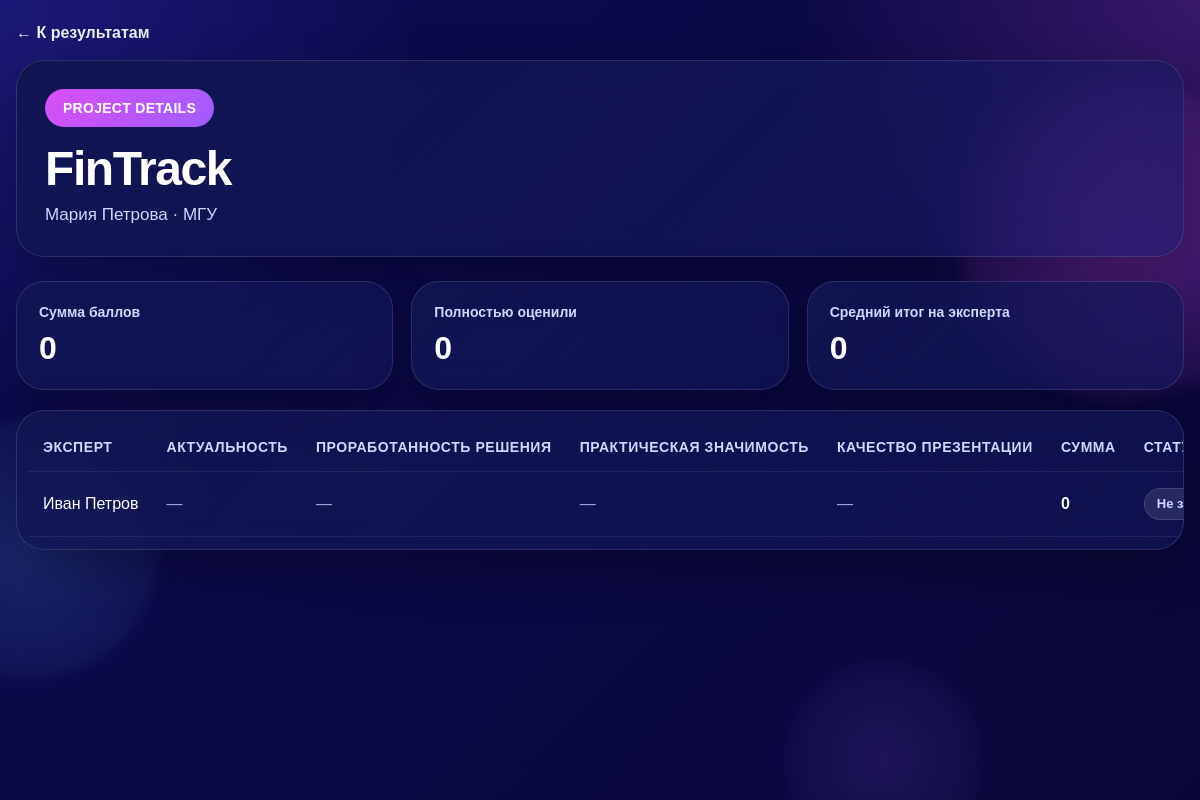
Screenshot of /admin/projects/2 (signed in) with the database file from the repository.
### app/models/project.py (models this page shows)
class Project(Base):
    __tablename__ = "projects"
    id: Mapped[int] = mapped_column(primary_key=True, index=True)
    title: Mapped[str] = mapped_column(String(255), nullable=False)
    author_full_name: Mapped[str] = mapped_column(String(255), nullable=False)
    organization: Mapped[str] = mapped_column(String(255), nullable=False)
    description: Mapped[str | None] = mapped_column(Text, nullable=True)
    additional_info: Mapped[str | None] = mapped_column(Text, nullable=True)
    card_image: Mapped[str | None] = mapped_column(String(255), nullable=True)
    author_image: Mapped[str | None] = mapped_column(String(255), nullable=True)
    sort_order: Mapped[int] = mapped_column(Integer, default=0, nullable=False)
    is_active: Mapped[bool] = mapped_column(Boolean, default=True, nullable=False)
    scores = relationship("Score", back_populates="project", cascade="all, delete-orphan")

### app/models/criterion.py (models this page shows)
class Criterion(Base):
    __tablename__ = "criteria"
    id: Mapped[int] = mapped_column(primary_key=True, index=True)
    name: Mapped[str] = mapped_column(String(255), nullable=False)
    description: Mapped[str | None] = mapped_column(Text, nullable=True)
    max_score: Mapped[int] = mapped_column(Integer, default=10, nullable=False)
    sort_order: Mapped[int] = mapped_column(Integer, default=0, nullable=False)
    is_active: Mapped[bool] = mapped_column(Boolean, default=True, nullable=False)
    scores = relationship("Score", back_populates="criterion", cascade="all, delete-orphan")

### app/models/expert.py (models this page shows)
class Expert(Base):
    __tablename__ = "experts"
    id: Mapped[int] = mapped_column(primary_key=True, index=True)
    full_name: Mapped[str] = mapped_column(String(255), nullable=False)
    login: Mapped[str] = mapped_column(String(100), unique=True, nullable=False, index=True)
    password_hash: Mapped[str] = mapped_column(String(255), nullable=False)
    is_admin: Mapped[bool] = mapped_column(Boolean, default=False, nullable=False)
    is_active: Mapped[bool] = mapped_column(Boolean, default=True, nullable=False)
    scores = relationship("Score", back_populates="expert", cascade="all, delete-orphan")

### app/routers/admin.py (the view)
@router.get("/admin/projects/{project_id}", response_class=HTMLResponse)
def admin_project_detail(
    project_id: int,
    request: Request,
    db: Session = Depends(get_db),
):
    user = require_admin(request, db)
    if not isinstance(user, Expert):
        return user
    project = (
        db.query(Project)
        .filter(Project.id == project_id, Project.is_active == True)
        .first()
    )
    if not project:
        raise HTTPException(status_code=404, detail="Проект не найден")
    criteria = (
        db.query(Criterion)
        .filter(Criterion.is_active == True)
        .order_by(Criterion.sort_order.asc(), Criterion.id.asc())
        .all()
    )
    experts = (
        db.query(Expert)
        .filter(Expert.is_admin == False, Expert.is_active == True)
        .order_by(Expert.full_name.asc())
        .all()
    )
    scores = (
        db.query(Score)
        .filter(Score.project_id == project.id)
        .all()
    )
    score_map = {}
    expert_totals = defaultdict(int)
    expert_filled_count = defaultdict(int)
    for score in scores:
        score_map[(score.expert_id, score.criterion_id)] = score.value
        expert_totals[score.expert_id] += score.value
        expert_filled_count[score.expert_id] += 1
    expert_rows = []
    criteria_count = len(criteria)
    for expert in experts:
        row_scores = []
        for criterion in criteria:
            row_scores.append(
                {
                    "criterion_id": criterion.id,
                    "value": score_map.get((expert.id, criterion.id)),
                }
            )
        is_complete = expert_filled_count[expert.id] == criteria_count and criteria_count > 0
        expert_rows.append(
            {
                "expert": expert,
                "scores": row_scores,
                "total_score": expert_totals[expert.id],
                "is_complete": is_complete,
            }
        )
    project_total = sum(expert_totals.values())
    completed_experts_count = sum(1 for row in expert_rows if row["is_complete"])
    average_total_per_expert = round(project_total / completed_experts_count, 2) if completed_experts_count else 0
    return templates.TemplateResponse(
        "admin/project_detail.html",
        {
            "request": request,
            "user": user,
            "project": project,
            "criteria": criteria,
            "expert_rows": expert_rows,
            "project_total": project_total,
            "completed_experts_count": completed_experts_count,
            "average_total_per_expert": average_total_per_expert,
        },
    )

### app/templates/admin/project_detail.html (shortened to what this page needs)
{% extends "base.html" %}
{% block content %}
<div class="screen">
    <div class="detail-topbar">
        <a href="/admin" class="nav-link">← К результатам</a>
    </div>
    <section class="hero-panel">
        <div class="hero-left">
            <div class="forum-mark">PROJECT DETAILS</div>
            <h1 class="hero-title">{{ project.title }}</h1>
            <p class="hero-subtitle">{{ project.author_full_name }} · {{ project.organization }}</p>
        </div>
    </section>
    <section class="admin-stats-grid">
        <div class="glass-panel admin-stat-card">
            <div class="admin-stat-label">Сумма баллов</div>
            <div class="admin-stat-value">{{ project_total }}</div>
        </div>
        <div class="glass-panel admin-stat-card">
            <div class="admin-stat-label">Полностью оценили</div>
            <div class="admin-stat-value">{{ completed_experts_count }}</div>
        </div>
        <div class="glass-panel admin-stat-card">
            <div class="admin-stat-label">Средний итог на эксперта</div>
            <div class="admin-stat-value">{{ average_total_per_expert }}</div>
        </div>
    </section>
    <div class="glass-panel admin-table-wrap">
        <table class="admin-table admin-detail-table">
            <thead>
                <tr>
                    <th>Эксперт</th>
                    {% for criterion in criteria %}
                        <th>{{ criterion.name }}</th>
                    {% endfor %}
                    <th>Сумма</th>
                    <th>Статус</th>
                </tr>
            </thead>
            <tbody>
                {% for row in expert_rows %}
                    <tr>
                        <td>{{ row.expert.full_name }}</td>
                        {% for score in row.scores %}
                            <td>
                                {% if score.value is not none %}
                                    {{ score.value }}
                                {% else %}
                                    <span class="score-empty">—</span>
                                {% endif %}
                            </td>
                        {% endfor %}
                        <td><strong>{{ row.total_score }}</strong></td>
                        <td>
                            {% if row.is_complete %}
                                <span class="admin-status admin-status-complete">Оценил</span>
                            {% else %}
                                <span class="admin-status admin-status-pending">Не завершил</span>
                            {% endif %}
                        </td>
                    </tr>
                {% else %}
                    <tr>
                        <td colspan="{{ criteria|length + 3 }}" class="admin-empty">
                            Пока нет оценок по этому проекту
                        </td>
                    </tr>
                {% endfor %}
            </tbody>
        </table>
    </div>
</div>
{% endblock %}

### app/static/css/styles.css (style rules this page uses)
:root { --bg-main: #0d0b52; --bg-deep: #090738; --panel: rgba(18, 22, 84, 0.62); --panel-strong: rgba(16, 20, 72, 0.82); --border: rgba(255, 255, 255, 0.12); --text-main: #ffffff; --text-soft: #cfd8ff; --text-muted: #9faadf; --accent: linear-gradient(135deg, #d94ff5 0%, #9f5cff 100%); --accent-solid: #c355ef; --success-bg: rgba(34, 197, 94, 0.18); --success-text: #dcfce7; --error-bg: rgba(239, 68, 68, 0.18); --error-text: #fee2e2; --shadow: 0 18px 50px rgba(0, 0, 0, 0.28); --radius-xl: 28px; --radius-lg: 22px; --radius-md: 16px; }
* { box-sizing: border-box; }
html, body { margin: 0; padding: 0; min-height: 100%; font-family: Arial, sans-serif; color: var(--text-main); background: radial-gradient(circle at top left, #1b1977 0%, transparent 30%), radial-gradient(circle at right top, rgba(217, 79, 245, 0.22) 0%, transparent 28%), linear-gradient(135deg, var(--bg-main) 0%, var(--bg-deep) 100%); }
body { min-height: 100vh; }
a { color: inherit; }
.screen { position: relative; z-index: 1; width: min(1400px, calc(100% - 32px)); margin: 0 auto; padding: 24px 0 40px; }
.hero-panel, .glass-panel, .login-card, .project-card, .score-card, .detail-card { backdrop-filter: blur(18px); -webkit-backdrop-filter: blur(18px); }
.hero-panel { display: flex; justify-content: space-between; align-items: flex-start; gap: 24px; padding: 28px; border-radius: var(--radius-xl); background: linear-gradient(135deg, rgba(16, 21, 76, 0.84), rgba(24, 28, 106, 0.52)); border: 1px solid var(--border); box-shadow: var(--shadow); margin-bottom: 24px; }
.hero-left { max-width: 800px; }
.forum-mark { display: inline-flex; align-items: center; min-height: 38px; padding: 0 18px; border-radius: 999px; background: var(--accent); color: #fff; font-size: 14px; font-weight: 700; letter-spacing: 0.02em; margin-bottom: 18px; }
.hero-title, .project-page-title { margin: 0 0 10px; font-size: clamp(32px, 4vw, 54px); line-height: 0.98; font-weight: 800; letter-spacing: -0.03em; }
.hero-subtitle, .project-page-subtitle, .section-note, .dashboard-subtitle { margin: 0; color: var(--text-soft); font-size: 17px; line-height: 1.5; }
.glass-panel { background: linear-gradient(135deg, rgba(17, 22, 82, 0.84), rgba(19, 24, 92, 0.6)); border: 1px solid var(--border); border-radius: var(--radius-xl); box-shadow: var(--shadow); }
.detail-topbar { display: flex; justify-content: space-between; gap: 16px; align-items: center; margin-bottom: 18px; }
.nav-link { text-decoration: none; color: #fff; font-weight: 700; opacity: 0.92; }
.admin-table-wrap { overflow-x: auto; padding: 12px; }
.admin-table { width: 100%; border-collapse: collapse; min-width: 920px; }
.admin-table th, .admin-table td { padding: 16px 14px; text-align: left; border-bottom: 1px solid rgba(255, 255, 255, 0.08); color: var(--text-main); }
.admin-table th { color: var(--text-soft); font-size: 14px; font-weight: 800; text-transform: uppercase; letter-spacing: 0.04em; }
.admin-stats-grid { display: grid; grid-template-columns: repeat(3, minmax(0, 1fr)); gap: 18px; margin-bottom: 20px; }
.admin-stat-card { padding: 22px; }
.admin-stat-label { color: var(--text-soft); font-size: 14px; font-weight: 700; margin-bottom: 10px; }
.admin-stat-value { font-size: 32px; font-weight: 800; color: #fff; }
.admin-detail-table th, .admin-detail-table td { white-space: nowrap; }
.admin-status { display: inline-flex; align-items: center; min-height: 32px; padding: 0 12px; border-radius: 999px; font-size: 13px; font-weight: 800; }
.admin-status-pending { background: rgba(255, 255, 255, 0.1); color: var(--text-soft); border: 1px solid rgba(255, 255, 255, 0.12); }
.score-empty { color: var(--text-muted); }

### rows the page displays
Project: title "FinTrack", author_full_name "Мария Петрова", organization "МГУ"
Criterion: name "АКТУАЛЬНОСТЬ"
Criterion: name "ПРОРАБОТАННОСТЬ РЕШЕНИЯ"
Criterion: name "ПРАКТИЧЕСКАЯ ЗНАЧИМОСТЬ"
Criterion: name "КАЧЕСТВО ПРЕЗЕНТАЦИИ"
Expert: expert.full_name "Иван Петров"

### other values shown
{{ project_total }} "0"
{{ completed_experts_count }} "0"
{{ average_total_per_expert }} "0"
{{ row.total_score }} "0"
